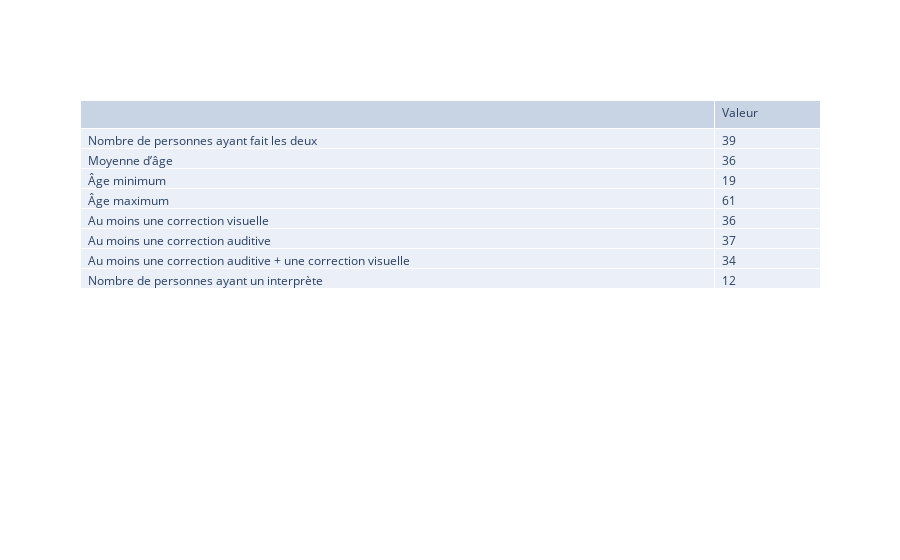
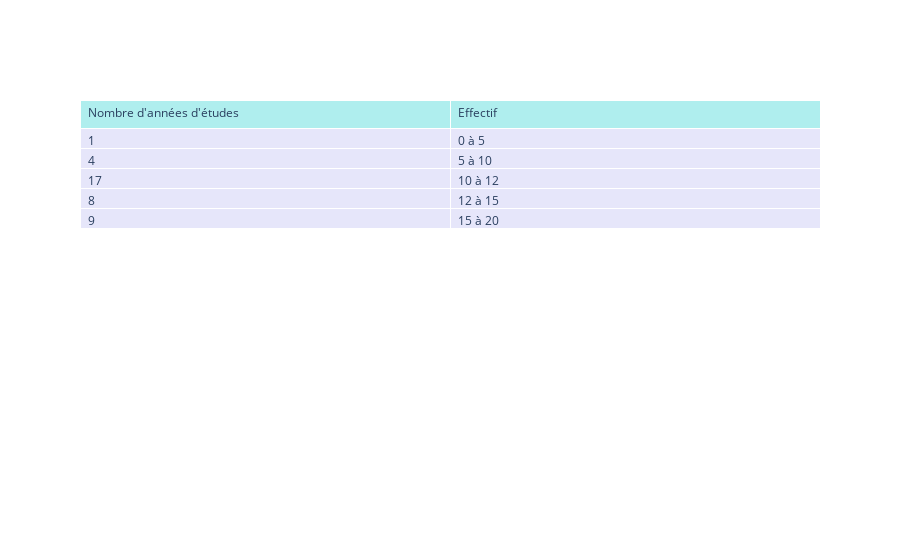
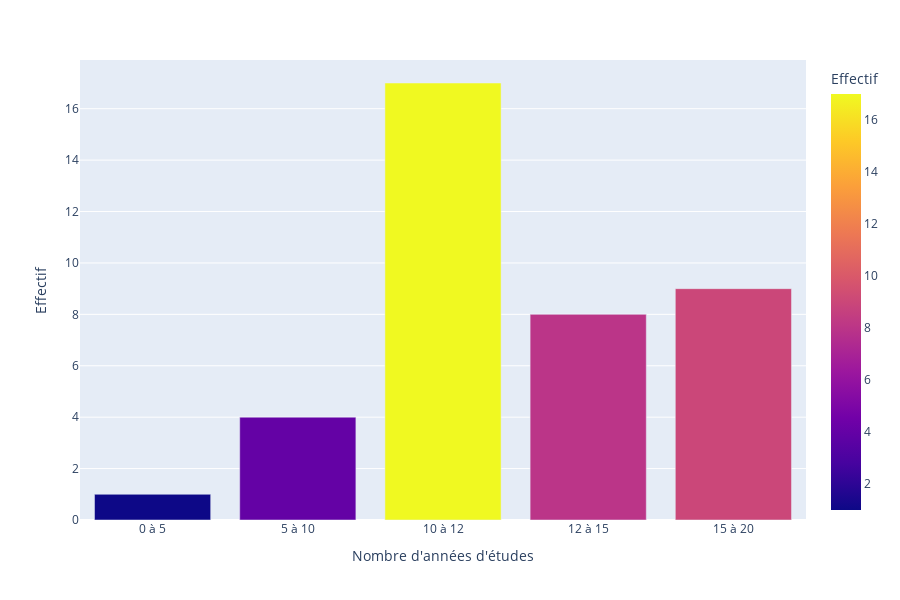

Source (notebook cell) for these figures, in order:
### Code cell
tmt_AB =  go.Table(
                columnwidth = [30,5],
                header=dict(values=list(columns),
                align='left'),
                cells=dict(values= myarr,align='left'))
fig = go.Figure(data=tmt_AB)
fig.show()

###
display(HTML("<p>Répartition du nombre d'années d'études :</p>"))
ranges = [0,5,10,12,15,20]
df_pop = df_tmt[df_tmt['TMT']== 'Oui']
df_pop

df_study = df_pop["Nombre d'années d'études"].copy()

df_study = df_study.groupby(pd.cut(df_pop["Nombre d'années d'études"], ranges, include_lowest=True)).count()
df_study = pd.DataFrame(df_study)
df_study = df_study.rename(columns={"Nombre d'années d'études":'Effectif'})
year_study = ["0 à 5", "5 à 10", "10 à 12", "12 à 15", "15 à 20"]
df_study["Nombre d'années d'études"] = year_study
df_study = df_study[["Nombre d'années d'études", "Effectif"]]
fig = go.Figure(data=[go.Table(
    header=dict(values=list(df_study.columns),
                fill_color='paleturquoise',
                align='left'),
    cells=dict(values=[df_study["Effectif"], df_study["Nombre d'années d'études"]],
               fill_color='lavender',
               align='left'))
])

fig.show()

fig = px.bar(df_study, x="Nombre d'années d'études", y="Effectif", color="Effectif")
fig.update_layout(showlegend=False)
fig.show()

### Figure 1 — Plotly figure (JSON) as saved in the notebook; plotly's stock layout.template omitted (floating-point values rounded to 4 significant figures)
{"data": [{"cells": {"align": "left", "values": [["Nombre de personnes ayant fait les deux", "Moyenne d’âge", "Âge minimum", "Âge maximum", "Au moins une correction visuelle", "Au moins une correction auditive", "Au moins une correction auditive + une correction visuelle", "Nombre de personnes ayant un interprète"], [39, 36, 19, 61, 36, 37, 34, 12]]}, "columnwidth": [30, 5], "header": {"align": "left", "values": ["", "Valeur"]}, "type": "table"}], "layout": {}}

### Figure 2 — Plotly figure (JSON) as saved in the notebook; plotly's stock layout.template omitted (floating-point values rounded to 4 significant figures)
{"data": [{"cells": {"align": "left", "fill": {"color": "lavender"}, "values": [[1, 4, 17, 8, 9], ["0 à 5", "5 à 10", "10 à 12", "12 à 15", "15 à 20"]]}, "header": {"align": "left", "fill": {"color": "paleturquoise"}, "values": ["Nombre d'années d'études", "Effectif"]}, "type": "table"}], "layout": {}}

### Figure 3 — Plotly figure (JSON) as saved in the notebook; plotly's stock layout.template omitted (floating-point values rounded to 4 significant figures)
{"data": [{"alignmentgroup": "True", "hoverlabel": {"namelength": 0}, "hovertemplate": "Nombre d'années d'études=%{x}<br>Effectif=%{marker.color}", "legendgroup": "", "marker": {"color": [1, 4, 17, 8, 9], "coloraxis": "coloraxis"}, "name": "", "offsetgroup": "", "orientation": "v", "showlegend": false, "textposition": "auto", "type": "bar", "x": ["0 à 5", "5 à 10", "10 à 12", "12 à 15", "15 à 20"], "xaxis": "x", "y": [1, 4, 17, 8, 9], "yaxis": "y"}], "layout": {"barmode": "relative", "coloraxis": {"colorbar": {"title": {"text": "Effectif"}}, "colorscale": [[0, "#0d0887"], [0.1111, "#46039f"], [0.2222, "#7201a8"], [0.3333, "#9c179e"], [0.4444, "#bd3786"], [0.5556, "#d8576b"], [0.6667, "#ed7953"], [0.7778, "#fb9f3a"], [0.8889, "#fdca26"], [1, "#f0f921"]]}, "height": 600, "legend": {"tracegroupgap": 0}, "margin": {"t": 60}, "showlegend": false, "xaxis": {"anchor": "y", "domain": [0, 1], "title": {"text": "Nombre d'années d'études"}}, "yaxis": {"anchor": "x", "domain": [0, 1], "title": {"text": "Effectif"}}}}
